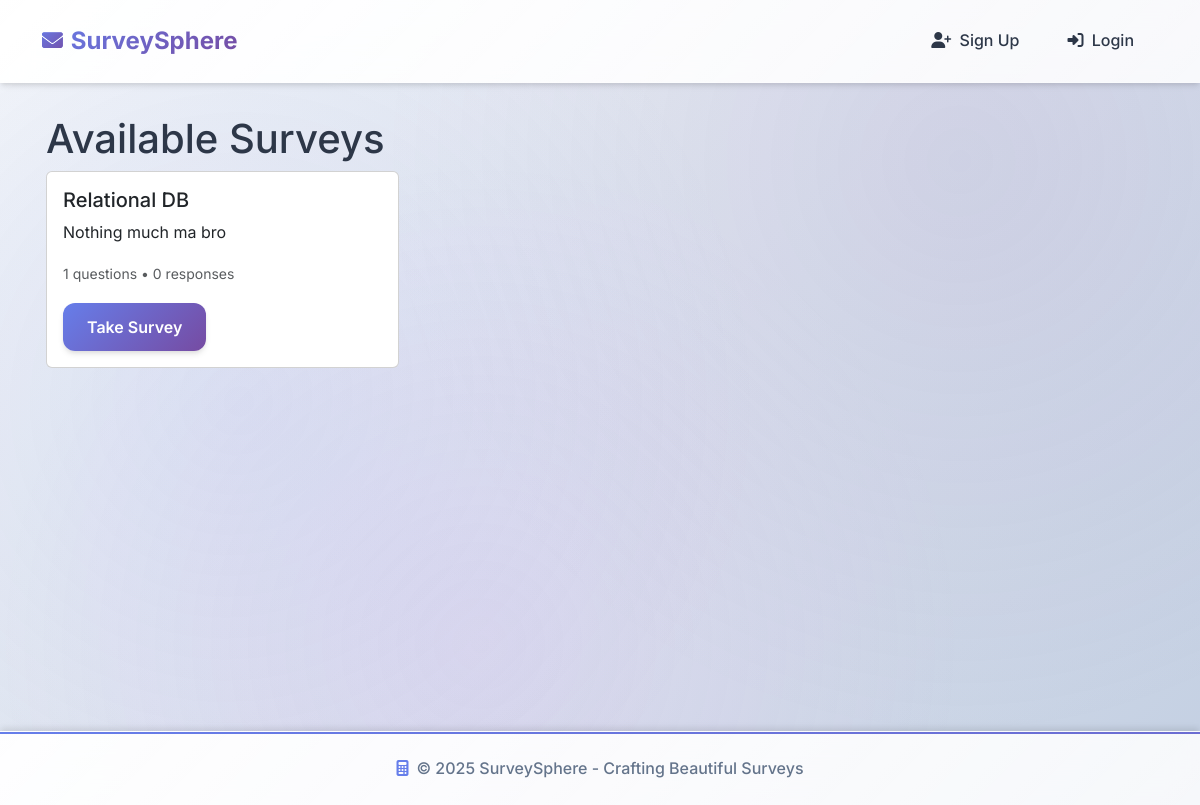
/surveys/, run on an earlier commit of the app's database.
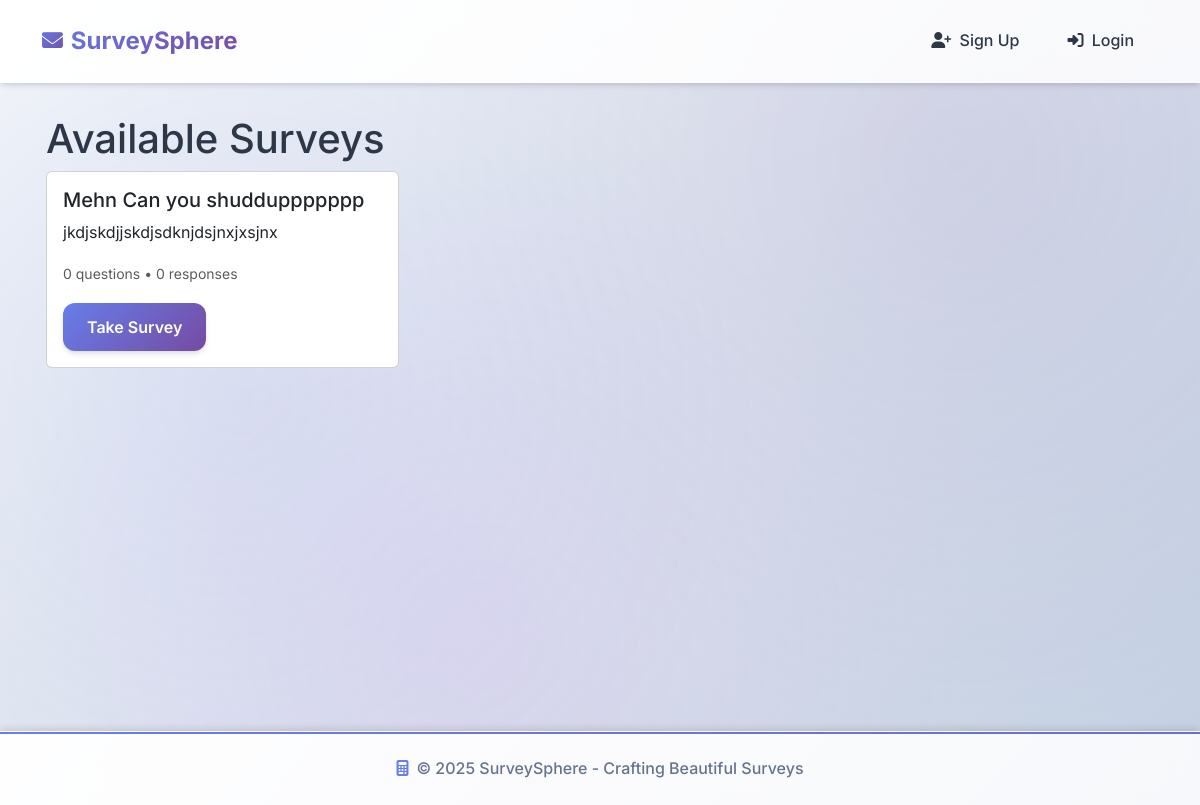
And on a later commit of the database.
### surveys/models.py (models this page shows, shortened)
class Survey(models.Model):
    title = models.CharField(max_length=200)
    description = models.TextField(blank=True)
    created_at = models.DateTimeField(auto_now_add=True)
    updated_at = models.DateTimeField(auto_now=True)
    is_active = models.BooleanField(default=True)
    created_by = models.ForeignKey(CustomUser, on_delete=models.CASCADE, related_name="surveys")
    class Meta:
        ordering = ['-created_at']
        verbose_name = "Survey"
        verbose_name_plural = "Surveys"
    @property
    def response_count(self):
        return self.responses.count()

### surveys/views.py (the view)
# urls.py: path("", views.survey_list, name="survey_list"),
def survey_list(request):
    surveys = Survey.objects.all()
    return render(request, 'surveys/survey_list.html', {'surveys': surveys})

### surveys/templates/surveys/survey_list.html (shortened to what this page needs)
{% extends 'surveys/base.html' %}
{% block content %}
<div class="row">
    <div class="col-md-12">
        <h1>Available Surveys</h1>
        {% if surveys %}
            <div class="row">
                {% for survey in surveys %}
                <div class="col-md-6 col-lg-4 mb-4">
                    <div class="card">
                        <div class="card-body">
                            <h5 class="card-title">{{ survey.title }}</h5>
                            <p class="card-text">{{ survey.description|truncatewords:20 }}</p>
                            <p class="card-text">
                                <small class="text-muted">
                                    {{ survey.questions.count }} questions •
                                    {{ survey.response_count }} responses
                                </small>
                            </p>
                            <a href="{% url 'surveys:survey_detail' survey.id %}" class="btn btn-primary">Take Survey</a>
                        </div>
                    </div>
                </div>
                {% endfor %}
            </div>
        {% else %}
            <div class="alert alert-info">
                <h4>No surveys available</h4>
                <p>There are currently no active surveys to take.</p>
            </div>
        {% endif %}
    </div>
</div>
{% endblock %}

What changed in the data, as far as the page shows it:
removed Survey: title "Relational DB", description "Nothing much ma bro", questions.count "1", response_count "0"
added Survey: title "Mehn Can you shudduppppppp", description "jkdjskdjjskdjsdknjdsjnxjxsjnx", questions.count "0", response_count "0"
